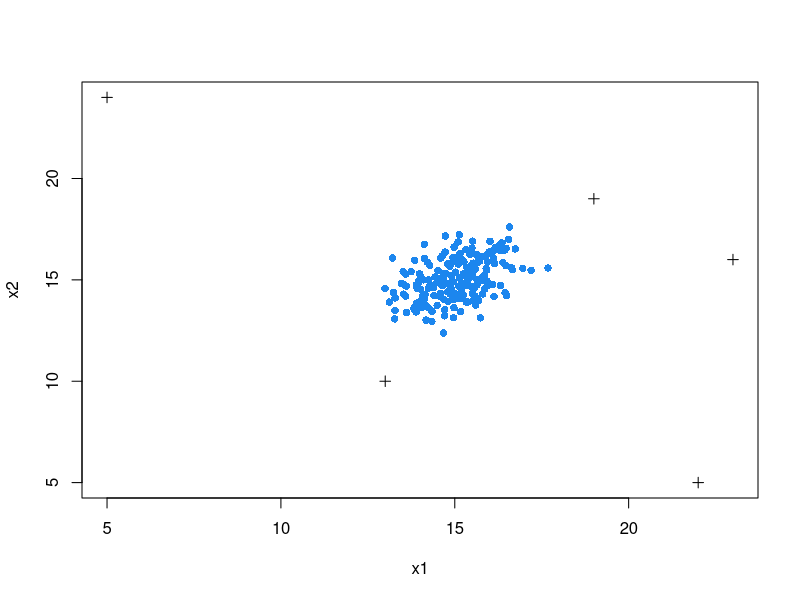
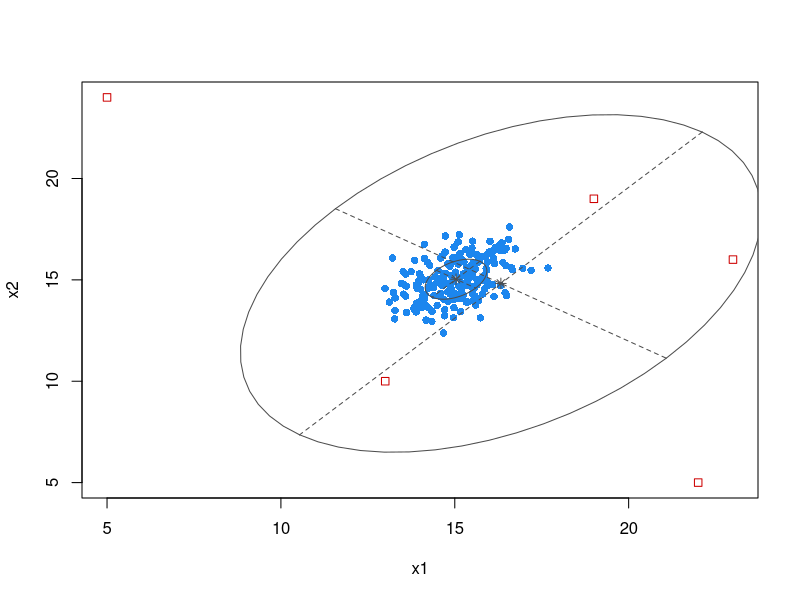
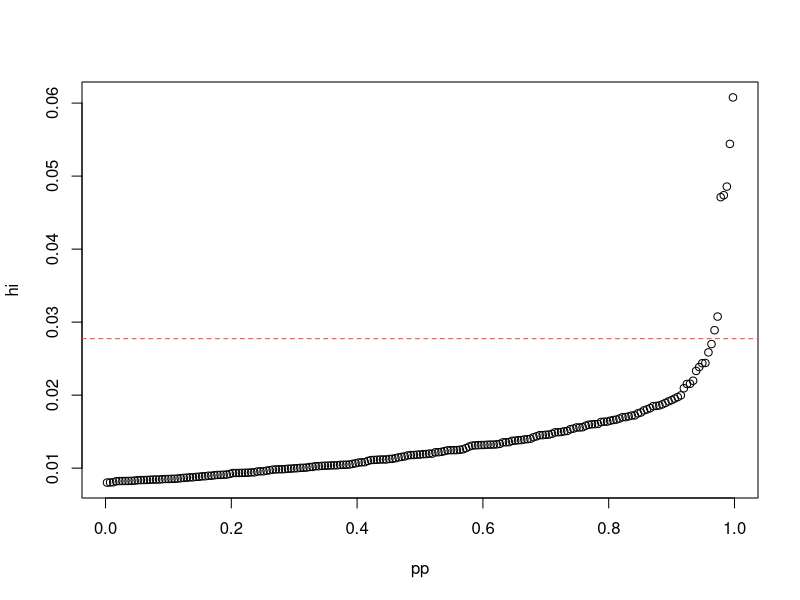
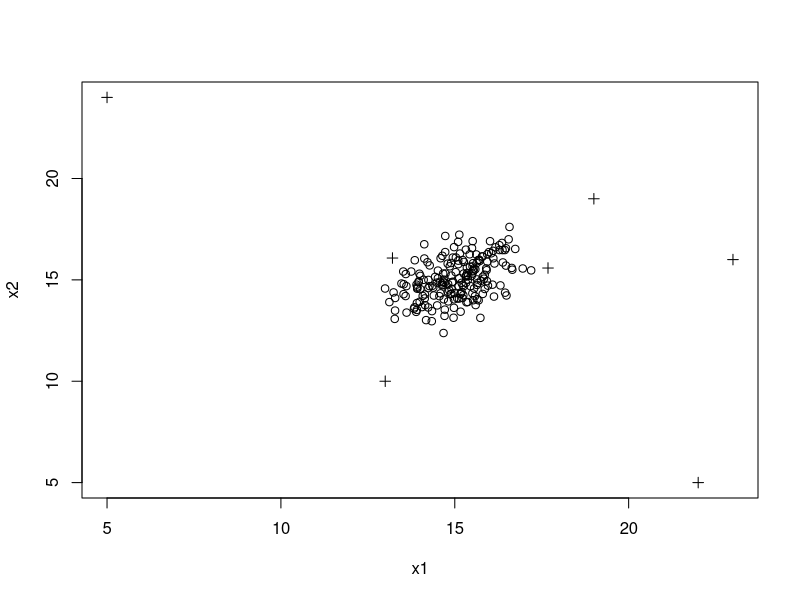
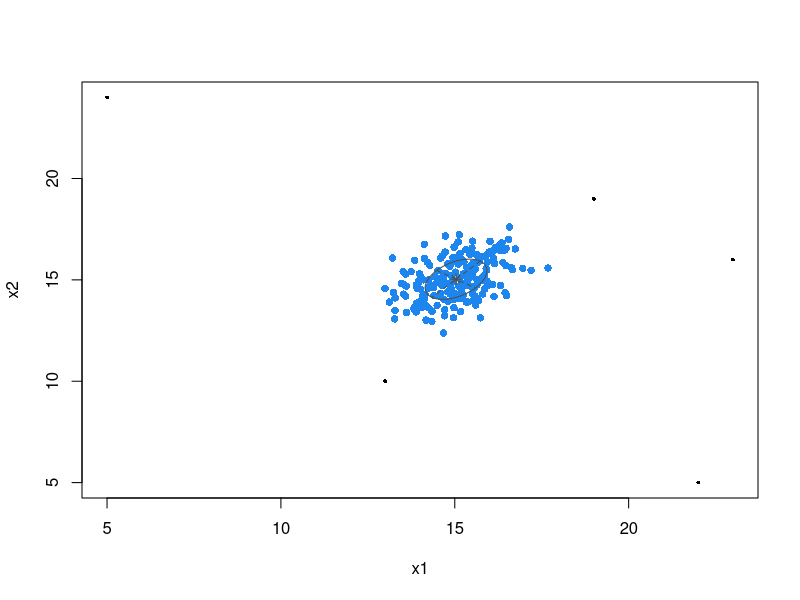
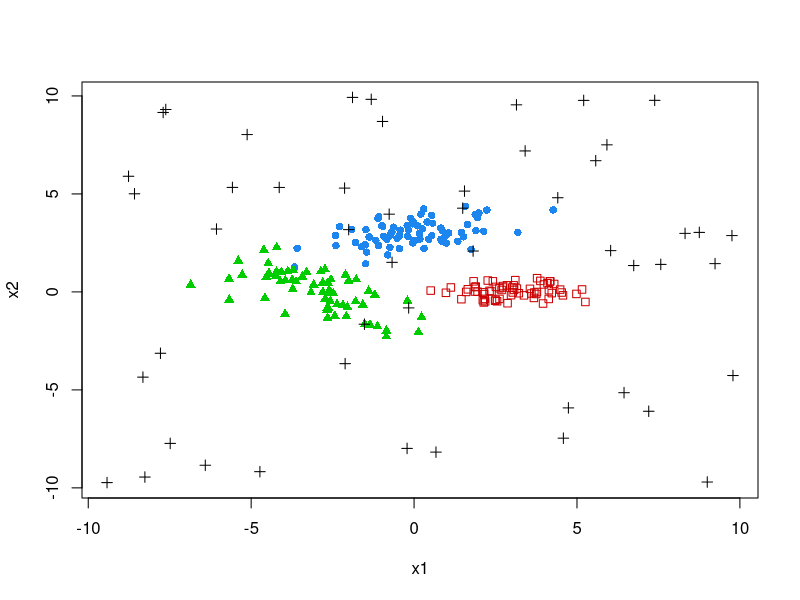
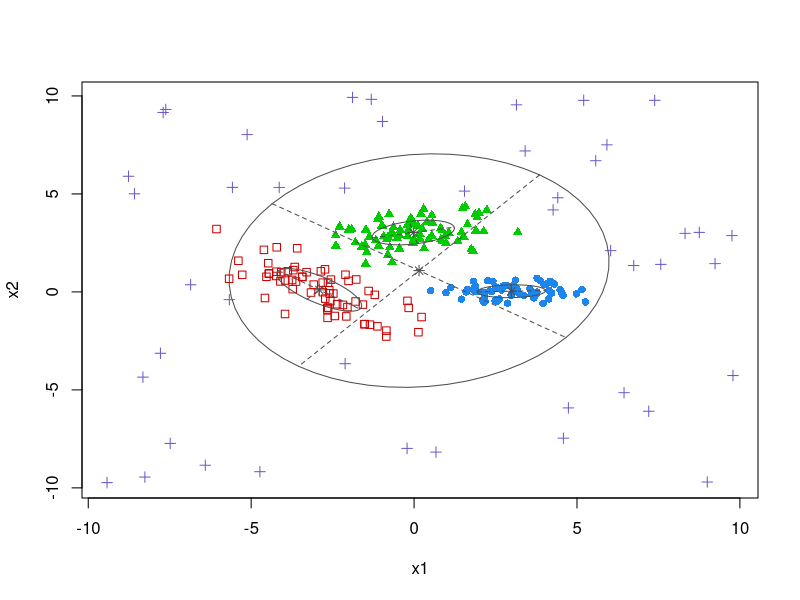
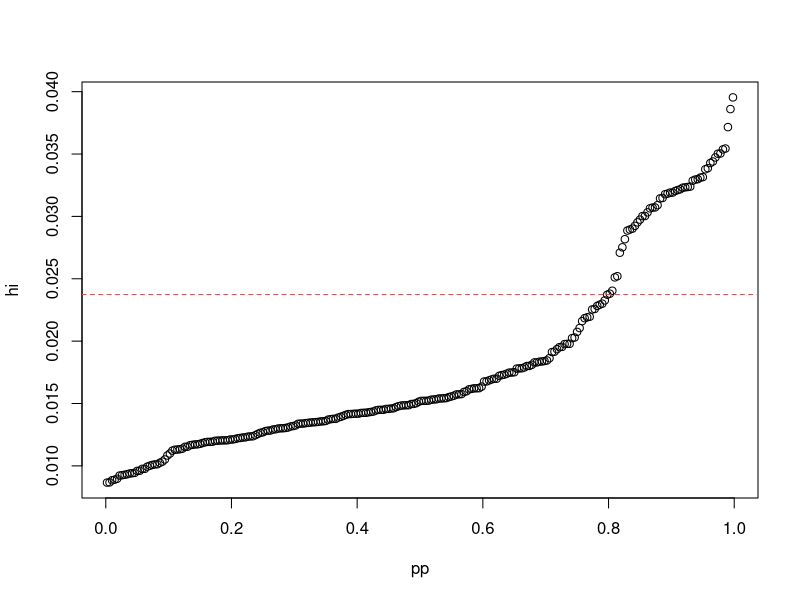

Reproduce these figures in R, in order.
# install.packages("mclust")
library(mclust)
colors = mclust.options("classPlotColors")
symbols = mclust.options("classPlotSymbols")
library(MASS)

# Simulated example 1: Gaussian distribution with outliers ----

set.seed(20230127)
data = mvrnorm(n = 200, mu = c(15, 15), 
               Sigma = matrix(c(1, 0.5, 0.5, 1.0), nrow = 2, ncol = 2))
noise = rbind(c(5,24), c(13,10), c(19,19), c(23,16), c(22,5))

x = cbind(x1 = c(data[,1], noise[,1]),
          x2 = c(data[,2], noise[,2]))
cluster = as.character(rep(c(1,0), c(nrow(data), nrow(noise))))
clPairs(x, cluster, colors = c("black", colors), symbols = c(3, symbols))

mod = Mclust(x)
summary(mod)
plot(mod, what = "classification")

h = -log(as.densityMclust(mod)$density)/mod$n
(H = sum(h))  # entropy

df = data.frame(pp = ppoints(length(h)),
                hi = sort(h))
plot(hi ~ pp, data = df)
abline(h = log(hypvol(mod$data))/mod$n, lty = 2, col = "indianred")

noise = ifelse(h > log(hypvol(mod$data))/mod$n, "outlier", "inlier")
clPairs(x, noise, colors = "black", symbols = c(1,3))

modNoise = Mclust(x, initialization = list(noise = (noise == "outlier")))
summary(modNoise)
plot(modNoise, what = "classification")


# Simulated example 2: Three-component Gaussian mixture with uniform random noise ----

set.seed(20230209)
n = 200
pro = c(1/3, 1/3, 1/3)
mean = cbind(c(0, 3), c(3, 0), c(-3, 0))
Sigma = array(c(2, 0.5, 0.5, 0.5,
                1, 0, 0, 0.1,
                2, -1, -1, 1),
              dim = c(2, 2, 3))
cl = sample(1:3, size = 200, prob = pro, replace = TRUE)
data = matrix(as.double(NA), nrow = n, ncol = 2)
for(k in 1:3)
  data[cl==k,] = MASS::mvrnorm(sum(cl==k), mu = mean[,k], Sigma = Sigma[,,k])
noise = matrix(runif(100, -10, 10), nrow = 50, ncol = 2)

x = cbind(x1 = c(data[,1], noise[,1]),
          x2 = c(data[,2], noise[,2]))
cluster = as.character(c(cl, rep(0, 50)))
clPairs(x, cluster, colors = c("black", colors), symbols = c(3, symbols))

mod = Mclust(x)
summary(mod$BIC)
plot(mod, what = "classification")

h = -log(as.densityMclust(mod)$density)/mod$n
(H = sum(h))  # entropy

df = data.frame(pp = ppoints(length(h)),
                hi = sort(h))
plot(hi ~ pp, data = df)
abline(h = log(hypvol(mod$data))/mod$n, lty = 2, col = "indianred")

noise = ifelse(h > log(hypvol(mod$data))/mod$n, "outlier", "inlier")
clPairs(x, noise, colors = "black", symbols = c(1,3))

modNoise = Mclust(x, initialization = list(noise = (noise == "outlier")))
summary(modNoise)
plot(modNoise, what = "classification")


# Wisconsin diagnostic breast cancer data example ----

data("wdbc", package = "mclust")
# help("wdbc", package = "mclust")
X = wdbc[, c("Texture_mean", "Area_extreme", "Smoothness_extreme")]
Diagnosis = wdbc[, "Diagnosis"]
table(Diagnosis)

ICL = mclustICL(X)
summary(ICL)
mod = Mclust(X, modelNames = "VVE", G = 2)
summary(mod)
plot(mod, what = "classification")

h = -log(as.densityMclust(mod)$density)/mod$n
(H = sum(h))  # entropy

df = data.frame(pp = ppoints(length(h)),
                hi = sort(h))
plot(hi ~ pp, data = df)
abline(h = log(hypvol(mod$data))/mod$n, lty = 2, col = "indianred")

noise = ifelse(h > log(hypvol(mod$data))/mod$n, "outlier", "inlier")
clPairs(X, noise, colors = "black", symbols = c(1,3))

modNoise = Mclust(X, initialization = list(noise = (noise == "outlier")))
summary(modNoise)
plot(modNoise, what = "classification")
